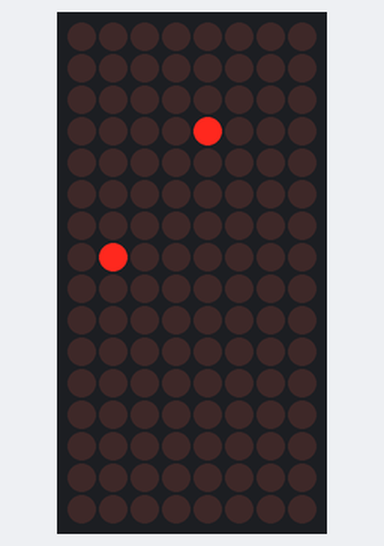
Bench run of a sketch on a simulated Arduino Uno, built with avr-gcc and run on an emulated ATmega328P. Parts: 8×16 LED matrix. Random numbers use the default seed unless the sketch sets one; what the sketch prints to the serial monitor is not drawn.

Above: at 0.1 s.

The sketch:

snake.ino
```cpp
#include <Wire.h>
#include <Adafruit_GFX.h>
#include "Adafruit_LEDBackpack.h"
#define joyX A0
#define joyY A1
int applex = random(0,16);
int appley = random(0,8);
int lenght = 1;
int snakex = 3;
int snakey = 4;
byte dir = 0; // 0 right; 1 down; 2 left; 3 up;
Adafruit_8x16matrix matrix = Adafruit_8x16matrix();

void setup() {
  Serial.begin(9600);
  Serial.println("16x8 LED Matrix Test");
  matrix.begin(0x70);  // pass in the address
  matrix.clear();      // clear display
  matrix.writeDisplay();
  pinMode(joyX, INPUT);
  pinMode(joyY, INPUT);
  matrix.drawPixel(appley, applex, LED_ON);
  matrix.writeDisplay();
}
void loop() {
  matrix.drawPixel(snakey, snakex, LED_ON);
  matrix.writeDisplay();
  delay(500);
  matrix.drawPixel(snakey, snakex, LED_OFF);
  matrix.writeDisplay();
  if(dir == 0) {
  snakex = snakex + 1;
  if (snakex > 15) {
    snakex = 0;
  }
  }

  if(dir == 1) {
  snakey = snakey - 1;
  if (snakey < 0) {
    snakey = 7;
  }
  }


if(dir == 2) {
  snakex = snakex - 1;
  if (snakex < 0) {
    snakex = 15;
  }
  }


if(dir == 3) {
  snakey = snakey + 1;
  if (snakey > 7) {
    snakex = 0;
  }
  }


  snakex = snakex - 1;
  if(snakex < 0) {
    snakex = 15;
  }
  snakey = snakey - 1;
  if(snakey < 0) {
    snakey = 7;
  }

  snakey = snakey + 1;
  if(snakey > 7) {
    snakey = 0;
  }

}
```
